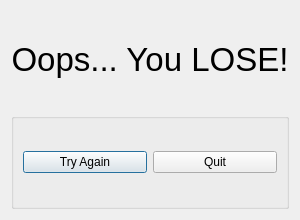
<?xml version="1.0" encoding="UTF-8"?>
<ui version="4.0">
 <class>EnemyWinDialog</class>
 <widget class="QDialog" name="EnemyWinDialog">
  <property name="geometry">
   <rect>
    <x>0</x>
    <y>0</y>
    <width>300</width>
    <height>220</height>
   </rect>
  </property>
  <property name="windowTitle">
   <string>Dialog</string>
  </property>
  <layout class="QVBoxLayout" name="verticalLayout">
   <item>
    <widget class="QLabel" name="textLabel">
     <property name="font">
      <font>
       <pointsize>25</pointsize>
      </font>
     </property>
     <property name="text">
      <string>Oops... You LOSE!</string>
     </property>
     <property name="alignment">
      <set>Qt::AlignCenter</set>
     </property>
    </widget>
   </item>
   <item>
    <widget class="QGroupBox" name="buttonBox">
     <property name="title">
      <string/>
     </property>
     <layout class="QHBoxLayout" name="horizontalLayout">
      <item>
       <widget class="QPushButton" name="TryAgainButton">
        <property name="text">
         <string>Try Again</string>
        </property>
       </widget>
      </item>
      <item>
       <widget class="QPushButton" name="QuitButton">
        <property name="text">
         <string>Quit</string>
        </property>
       </widget>
      </item>
     </layout>
    </widget>
   </item>
  </layout>
 </widget>
 <resources/>
 <connections>
  <connection>
   <sender>QuitButton</sender>
   <signal>clicked()</signal>
   <receiver>EnemyWinDialog</receiver>
   <slot>close()</slot>
   <hints>
    <hint type="sourcelabel">
     <x>196</x>
     <y>191</y>
    </hint>
    <hint type="destinationlabel">
     <x>135</x>
     <y>128</y>
    </hint>
   </hints>
  </connection>
  <connection>
   <sender>TryAgainButton</sender>
   <signal>clicked()</signal>
   <receiver>EnemyWinDialog</receiver>
   <slot>close()</slot>
   <hints>
    <hint type="sourcelabel">
     <x>74</x>
     <y>191</y>
    </hint>
    <hint type="destinationlabel">
     <x>135</x>
     <y>128</y>
    </hint>
   </hints>
  </connection>
 </connections>
</ui>
